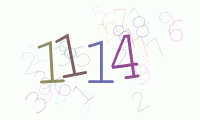
#> input picture secpic4.png, 200 x 120 px
$ python -i photo.py   (imports and definitions only)
#> lines starting #> are read from the running program, lines starting #| are printed output that depends on the picture; after the words box and inside, x2 and y2 are one past the last pixel; in counts of white or black regions, pixels touching at a corner belong together
from PIL import Image, ImageEnhance

def photo_bright():
    image = Image.open('secpic4.png')
#> image is the input picture: PIL image 200x120 RGB; mean R, G, B 246.1, 246.4, 246.1

    if image.mode != "RGB":
        image = image.convert("RGB")

    brightness_factor = 1.2
    enhancer_b = ImageEnhance.Brightness(image)
    bright_img = enhancer_b.enhance(brightness_factor)
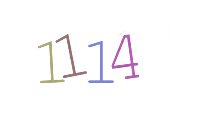
#> bright_img: PIL image 200x120 RGB; mean R, G, B 251.4, 250, 251.4

    contrast_factor = 1.5
    enhancer_c = ImageEnhance.Contrast(bright_img)
    final_img = enhancer_c.enhance(contrast_factor)
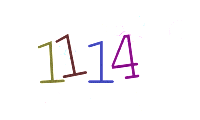
#> final_img: PIL image 200x120 RGB; mean R, G, B 249.8, 247.6, 249.7

    final_img = final_img.convert('1')
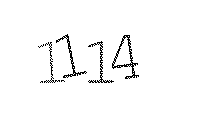
#> final_img: PIL image 200x120 1; 97.4% white; black in thin lines or dots, all inside (x1, y1, x2, y2) = (38, 34, 139, 83)
    final_img.save("result.png")

>>> result = photo_bright()
